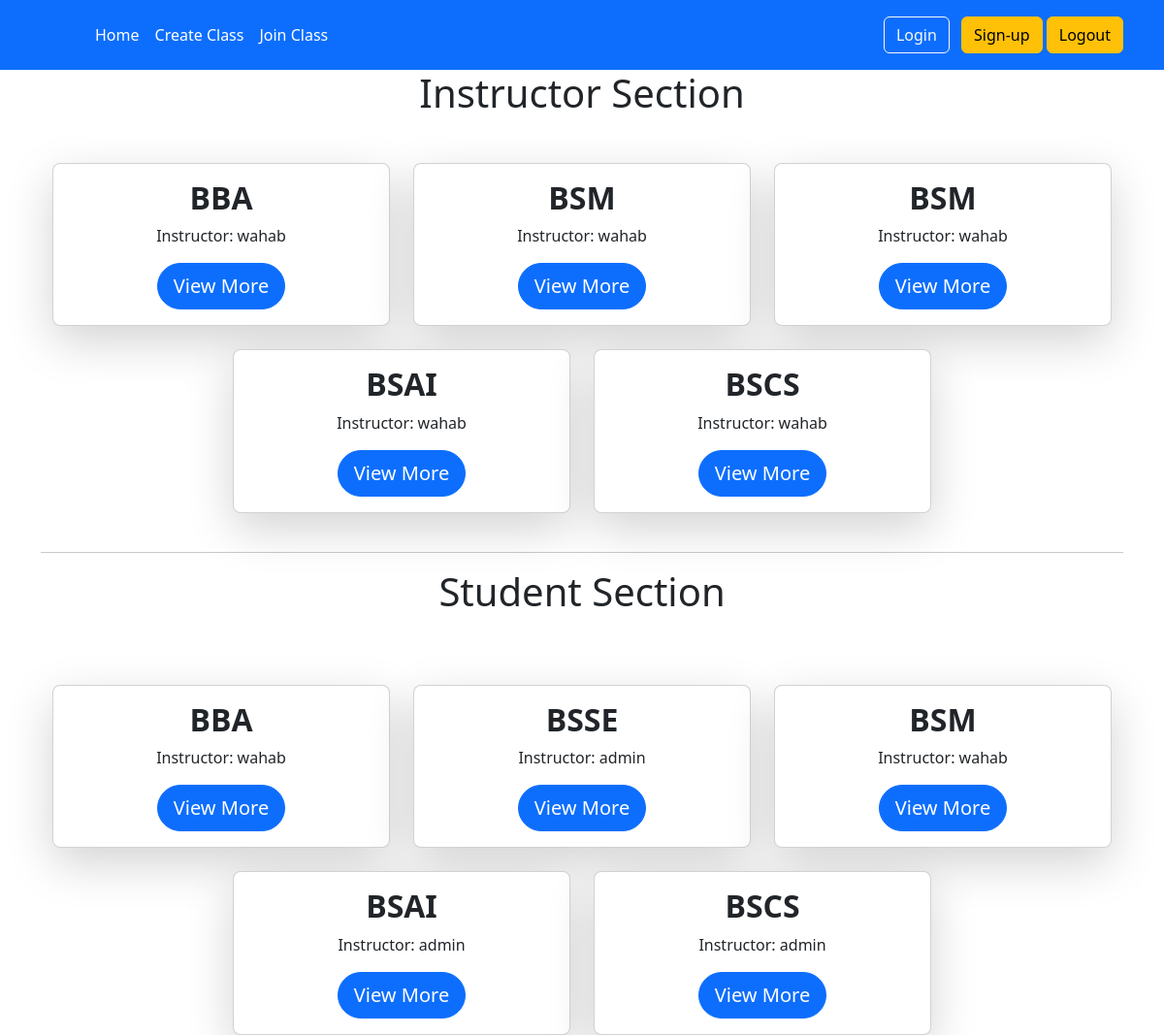
/ (signed in), run on an earlier commit of the app's database.
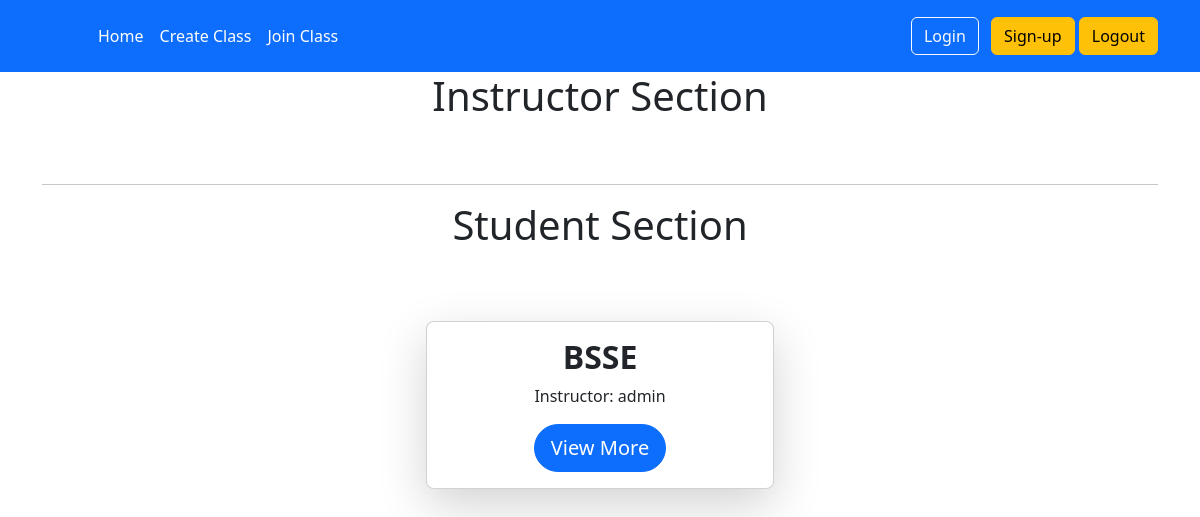
And on a later commit of the database.
### authz/models.py (models this page shows)
class GoogleClass(models.Model):
    class_name = models.CharField(max_length=255)
    class_code = models.CharField(max_length=100)
    instructor = models.ForeignKey(User, null=True, blank=True ,on_delete=models.CASCADE)
    def __str__(self):
        return self.class_name

### home/views/home_view.py (the view)
# urls.py: path('',include('home.urls')),
def home(request):
    current_user = request.user
    googlcls = GoogleClass.objects.filter(instructor__username = current_user)
    googlclss = GoogleClass.objects.filter(classinstructor__name__username = current_user)
    print(googlclss)
    context = {
        'classs': googlcls,
        'std': googlclss,
    }
    return render(request,'home.html',context)

### templates/home.html (shortened to what this page needs)
{% extends "base.html" %}
{% block content %}
<h1 class="text-center">Instructor Section</h1>
<div class="container mt-5">
    <div class="row justify-content-center">
        {% for clas in classs %}
        <div class="col-md-4 mb-4">
            <div class="card shadow-lg rounded-3">
                <div class="card-body text-center">
                    <h2 class="card-title fw-bold">{{ clas.class_name }}</h2>
                    <p class="card-text">Instructor: {{ clas.instructor.username }}</p>
                    <a href="{% url 'resource' clas.id %}" class="btn btn-primary btn-lg rounded-pill">View More</a>
                </div>
            </div>
        </div>
        {% endfor %}
    </div>
</div>
<hr>
<h1 class="text-center">Student Section</h1>
<div class="container mt-5">
    <div class="row justify-content-center">
        {% for stds in std %}
        <div class="col-md-4 mt-4">
            <div class="card shadow-lg rounded-3">
                <div class="card-body text-center">
                    <h2 class="card-title fw-bold">{{ stds.class_name }}</h2>
                    <p class="card-text">Instructor: {{ stds.instructor.username }}</p>
                    <a href="{% url 'resource' stds.id %}" class="btn btn-primary btn-lg rounded-pill">View More</a>
                </div>
            </div>
        </div>
        {% endfor %}
    </div>
</div>
{% endblock content %}

What changed in the data, as far as the page shows it:
removed GoogleClass: class_name "BBA", instructor.username "wahab"
removed GoogleClass: class_name "BSM", instructor.username "wahab"
removed GoogleClass: class_name "BSM", instructor.username "wahab", shown under "Instructor Section"
removed GoogleClass: class_name "BSAI", instructor.username "wahab", shown under "Instructor Section"
removed GoogleClass: class_name "BSCS", instructor.username "wahab", shown under "Instructor Section"
removed GoogleClass: class_name "BSAI", instructor.username "admin", shown under "Student Section"
removed GoogleClass: class_name "BSCS", instructor.username "admin", shown under "Student Section"
